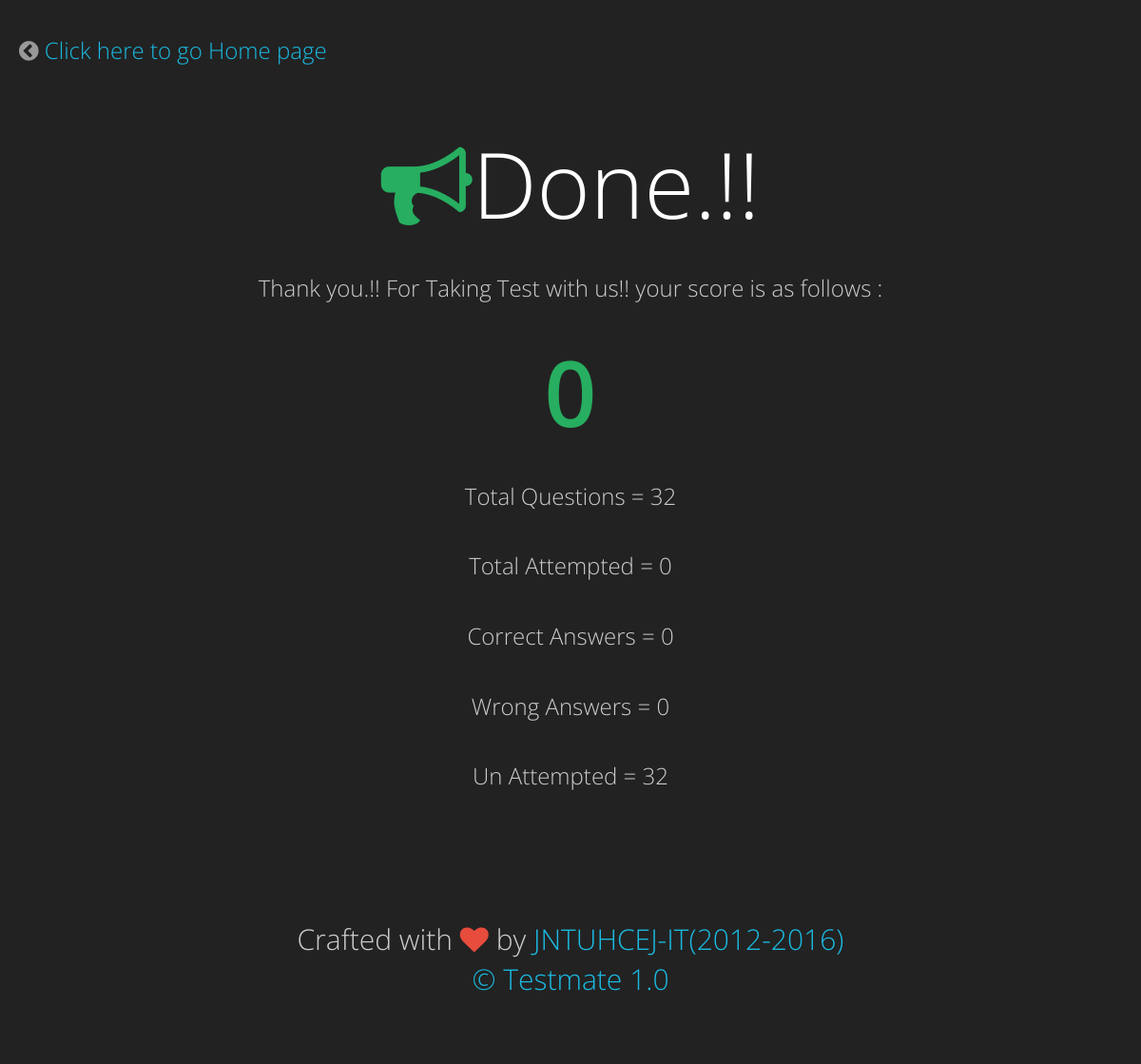
The page /lastPage (signed in) on the database its author committed.
### tables this page shows
CREATE TABLE IF NOT EXISTS `testresults` (
  `studentid` varchar(10) NOT NULL,
  `score` int(5) NOT NULL,
  `correct` int(5) NOT NULL,
  `wrong` int(5) NOT NULL,
  `unattempt` int(5) NOT NULL,
  PRIMARY KEY (`studentid`)
);

### application/core/controller.php (called while the page is built, shortened)
<?php
class Controller
{
    public $db = null;
    private function openDatabaseConnection()
    {
        $options = array(PDO::ATTR_DEFAULT_FETCH_MODE => PDO::FETCH_OBJ, PDO::ATTR_ERRMODE => PDO::ERRMODE_WARNING);
        $this->db = new PDO(DB_TYPE . ':host=' . DB_HOST . ';dbname=' . DB_NAME . ';charset=' . DB_CHARSET, DB_USER, DB_PASS, $options);
    }
    public function loadModel()
    {
        require APP . 'model/model.php';
        $this->model = new Model($this->db);
    }
   public function loadview2($view_path,$data= NULL,$count=NULL) {
        if(is_array($data)){
            extract($data);
        }
        require APP.'view/'.$view_path.'.php';
    }
}

### public/index.php (called while the page is built, shortened)
<?php
require APP . 'core/controller.php';
$app = new Application();

### application/model/model.php (called while the page is built, shortened)
<?php
class Model
{
    function __construct($db)
    {
        try {
            $this->db = $db;
        } catch (PDOException $e) {
            exit('Database connection could not be established.');
        }
    }
    public function appearedTest($id ) {
            $result = $this->db->prepare("SELECT * FROM testresults WHERE studentid= :id");
            $result->bindParam(':id', $id);
            $result->execute();
              $rows = $result->fetch(PDO::FETCH_NUM);
              if($rows>0)
              {
                  return 1;
              }
              else
              {
                    return 0;
              }
    }
}

### application/view/student/last.php (the view)
<?php include 'inc/config.php'; ?>
<?php include 'inc/template_start.php'; ?>
<div id="error-container">
    <div class="error-options">
        <h3><i class="fa fa-chevron-circle-left text-muted"></i> <a href="<?php echo URL;?>home">Click here to go Home page</a></h3>
    </div>
    <div class="row">
        <div class="col-sm-8 col-sm-offset-2 text-center">
            <h1 class="animation-tossing">
                <i class="fa fa-bullhorn text-success"></i>Done.!!</h1>
            <h2 class="h3">Thank you.!! For Taking Test with us!! your score is as follows :</h2>
            <h1 class="h3"><strong class="text-success"><?php echo $correct*2; ?></strong></h1>
             <h2 class="h3"> Total Questions = <?php echo $total ?> </h2>
             <h2 class="h3"> Total Attempted = <?php echo $correct+$wrong;?> </h2>
             <h2 class="h3"> Correct Answers = <?php echo $correct ?> </h2>
            <h2 class="h3">  Wrong Answers = <?php echo $wrong ?></h2>
             <h2 class="h3"> Un Attempted = <?php echo $unattemp ?> </h2>
        </div>
    </div><br><br><br><br>
 <footer class="clearfix">
             <div class="text-center">
                <h2 class="h2"> Crafted with <i class="fa fa-heart text-danger"></i> by <span class="text-primary">JNTUHCEJ-IT(2012-2016)</span><br>
                <span class="text-primary"> &copy; <?php echo $template['name'] . ' ' . $template['version']; ?></span>
                </h2> </div>
        </footer></div>
<?php include 'inc/template_end.php'; ?>

### public/css/main.css (style rules this page uses)
body { font-family: "Open Sans", "Helvetica Neue", Helvetica, Arial, sans-serif; color: #394263; font-size: 13px; background-color: #222222; }
#error-container { padding: 120px 20px; position: relative; }
#error-container .error-options { position: absolute; top: 20px; left: 20px; }
#error-container h1 { font-size: 96px; color: #ffffff; margin-bottom: 40px; }
#error-container h2 { color: #cccccc; margin-bottom: 40px; line-height: 1.4; }
h1, h2, h3, h4, h5, h6, .h1, .h2, .h3, .h4, .h5, .h6 { font-family: "Open Sans", "Helvetica Neue", Helvetica, Arial, sans-serif; font-weight: 300; }
h1, h2, h3 { margin-bottom: 15px; }
.text-primary, .text-primary:hover, a, a:hover, a:focus, a.text-primary, a.text-primary:hover, a.text-primary:focus { color: #1bbae1; }
.text-danger, .text-danger:hover, a.text-danger, a.text-danger:hover, a.text-danger:focus { color: #e74c3c; }
.text-success, .text-success:hover, a.text-success, a.text-success:hover, a.text-success:focus { color: #27ae60; }
.text-muted, .text-muted:hover, a.text-muted, a.text-muted:hover, a.text-muted:focus { color: #999999; }
b, strong { font-weight: 600; }

### rows shown on the page
testresults: $correct*2 "0", unattempt "32", $correct+$wrong "0", correct "0", wrong "0"

### other values the page prints
$template['name'] "Testmate"
$template['version'] "1.0"
